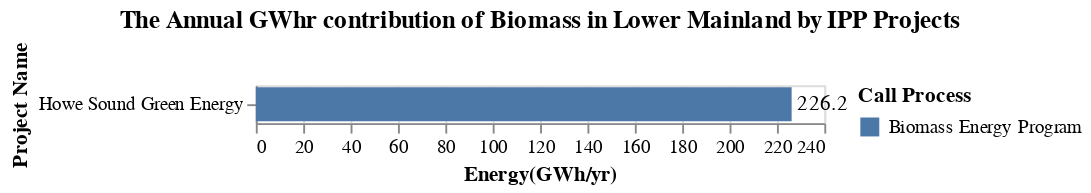

Notebook cell for this chart:
### Markdown cell above
The bar chart energy_LM_Loc_chart, BMows for Biomass, the energy contribution of the project and the call process by which it was acquired. 

The bar chart capacity_LM_Loc_chart, BMows for Biomass, the capacity contribution of each of these projects and the call process by which it was acquired.

### Code cell
title = alt.TitleParams('The Annual GWhr contribution of Biomass in Lower Mainland by IPP Projects')

capacity_IPP = alt.Chart(data_LM, title = title).mark_bar().encode(
                    alt.Y('Project_name', title='Project Name',sort='x'),
                    alt.X('sum(Energy(GWh/yr))', title='Energy(GWh/yr)'),
                    alt.Color('Call_process', title = 'Call Process')).properties( width=300)
energy_LM_Loc_chart = capacity_IPP + capacity_IPP.mark_text(
    color = 'black', align='left', dx = 3).encode(text='sum(Energy(GWh/yr))',color=alt.value('black'))
energy_LM_Loc_chart

### Figure 1 — Vega-Lite specification as saved in the notebook (floating-point values rounded to 4 significant figures)
{"config": {"view": {"continuousWidth": 300, "continuousHeight": 300}}, "layer": [{"mark": {"type": "bar"}, "encoding": {"color": {"field": "Call_process", "title": "Call Process", "type": "nominal"}, "x": {"aggregate": "sum", "field": "Energy(GWh/yr)", "title": "Energy(GWh/yr)", "type": "quantitative"}, "y": {"field": "Project_name", "sort": "x", "title": "Project Name", "type": "nominal"}}, "title": {"text": "The Annual GWhr contribution of Biomass in Lower Mainland by IPP Projects"}}, {"mark": {"type": "text", "align": "left", "color": "black", "dx": 3}, "encoding": {"color": {"value": "black"}, "text": {"aggregate": "sum", "field": "Energy(GWh/yr)", "type": "quantitative"}, "x": {"aggregate": "sum", "field": "Energy(GWh/yr)", "title": "Energy(GWh/yr)", "type": "quantitative"}, "y": {"field": "Project_name", "sort": "x", "title": "Project Name", "type": "nominal"}}, "title": {"text": "The Annual GWhr contribution of Biomass in Lower Mainland by IPP Projects"}}], "data": {"name": "data-111f5f7290720b07e1df2f78cdc4588e"}, "width": 300, "$schema": "https://vega.github.io/schema/vega-lite/v5.20.1.json", "datasets": {"data-111f5f7290720b07e1df2f78cdc4588e": [{"Sub_region": "Lower Mainland", "Project_name": "Howe Sound Green Energy", "IPP_seller": "Howe Sound Pulp and Paper Corporation", "Location": "Port Mellon", "Type": "Biomass", "Year": "2019", "Call_process": "Biomass Energy Program", "Capacity(MW)": 112.0, "Energy(GWh/yr)": 226.2, "Region": "Lower Mainland"}]}}
